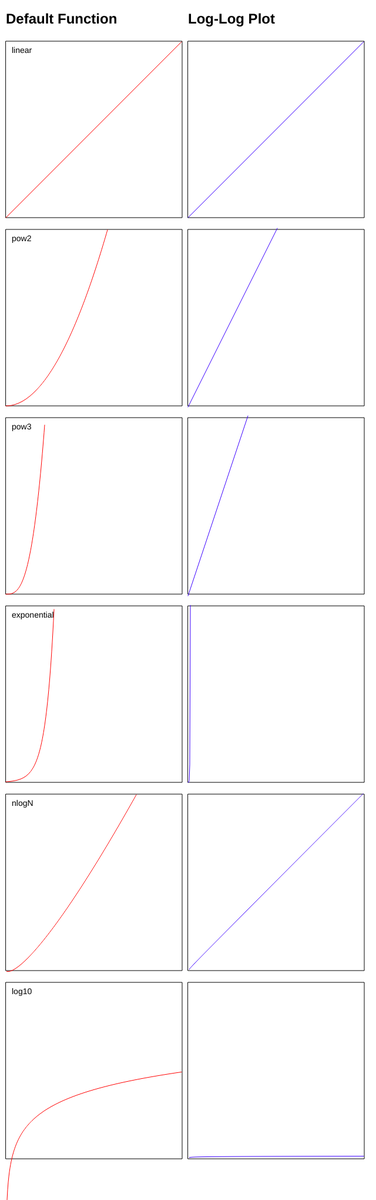
Frame 1 (no input)
Frame 60 (no input): identical to frame 1, image omitted
Frame 120 (the mouse pressed at the canvas centre since frame 60): identical to frame 1, image omitted

The p5.js sketch that drew this single still picture (run headless with seeded random() and noise() and a simulated clock; from frame 60 on, the mouse is pressed at the canvas centre):

// p5.js sketch
// ── sketch.js
class Plot{
  constructor(x, y, w, fn = x=>1/300*x*x){
    this.x = x;
    this.y = y;
    this.w = w;
    this.fn = fn;
  }

  drawFun(){
    beginShape();
    for (let i = 0; i < this.w; i++) {
      let y = this.w-this.fn(i)

      if(this.fn(i)>this.w) break;
      stroke('#FF0000');
      vertex(i, y);
      // push();
      // noStroke();
      // fill('#FF0000');
      // circle(i, y, 2);
      // pop();
    }
    endShape();
  }

  drawLogLogFun(){
    beginShape();
    for (let i = 0; i < this.w; i++) {
      let ix = Math.pow(10, i)
      let y = this.w-Math.log10(this.fn(ix))

      // if(Math.log10(this.fn(ix))>this.w) break;
      stroke('#3A00FF');
      vertex(i, y);
      if(Math.log10(this.fn(ix))>this.w) break;

    }
    endShape();
  }

  display(){
    push();
    noFill();
    translate(this.x, this.y);
    rect(0, 0, this.w, this.w);
    this.drawFun();
    pop();

    push();
    translate(this.w + 20, this.y);
    rect(0, 0, this.w, this.w);
    this.drawLogLogFun();
    pop();


  }
}

let funcScale = 10;

function linear(x){
  return (x/funcScale)*funcScale
}

function pow2(x){
  return Math.pow(x/funcScale, 2)*funcScale * 1/10
}

function pow3(x){
  return Math.pow(x/funcScale, 3)*funcScale * 1/10
}


function exponential(x){
  return Math.pow(2, x/funcScale)*funcScale * 1/10
}

function nlogN(x){
  return Math.log10(x/funcScale)*(x/funcScale)*funcScale
}

function log10(x){
  return Math.log10(x/funcScale)*funcScale*10
}



let funcs = [linear, pow2, pow3, exponential, nlogN, log10]
let plots = [];
let gridScale = 300;





function setup() {
  createCanvas(640, 2040);
  smooth();

  textSize(24);
  textStyle(BOLD);
  text('Default Function', 10, 40);
  text('Log-Log Plot', gridScale + 20, 40);

  push();
  translate(0, 50);
  funcs.forEach((func,i)=>{
    textSize(14);
    textStyle(NORMAL);
    text(func.name, 20, i*(gridScale+20)+40);
    plots.push(new Plot(10, i*(gridScale+20)+20, gridScale, func))
  })

  plots.forEach(plot=>{
    plot.display();
  })
  pop();
}




function draw() {

}
